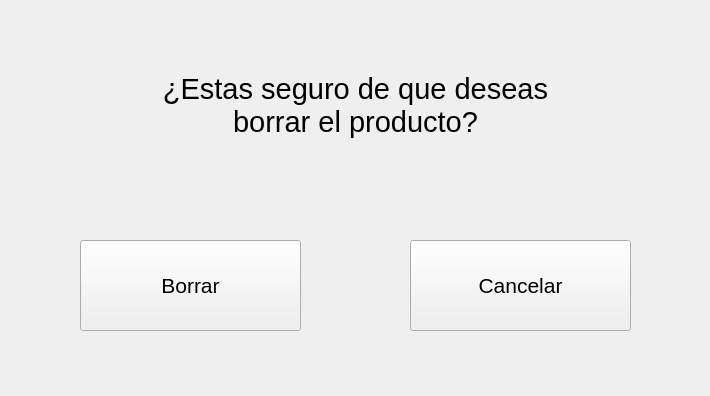
<?xml version="1.0" encoding="UTF-8"?>
<ui version="4.0">
 <class>MainWindow</class>
 <widget class="QMainWindow" name="MainWindow">
  <property name="enabled">
   <bool>true</bool>
  </property>
  <property name="geometry">
   <rect>
    <x>0</x>
    <y>0</y>
    <width>710</width>
    <height>396</height>
   </rect>
  </property>
  <property name="windowTitle">
   <string>MainWindow</string>
  </property>
  <widget class="QWidget" name="centralwidget">
   <widget class="QLabel" name="label_3">
    <property name="geometry">
     <rect>
      <x>850</x>
      <y>30</y>
      <width>191</width>
      <height>111</height>
     </rect>
    </property>
    <property name="font">
     <font>
      <pointsize>16</pointsize>
     </font>
    </property>
    <property name="text">
     <string/>
    </property>
    <property name="pixmap">
     <pixmap>:/prefijoNuevo/s.png</pixmap>
    </property>
    <property name="scaledContents">
     <bool>true</bool>
    </property>
   </widget>
   <widget class="QPushButton" name="pushButton_5">
    <property name="geometry">
     <rect>
      <x>80</x>
      <y>240</y>
      <width>221</width>
      <height>91</height>
     </rect>
    </property>
    <property name="font">
     <font>
      <pointsize>16</pointsize>
     </font>
    </property>
    <property name="text">
     <string>Borrar</string>
    </property>
   </widget>
   <widget class="QPushButton" name="pushButton_6">
    <property name="geometry">
     <rect>
      <x>410</x>
      <y>240</y>
      <width>221</width>
      <height>91</height>
     </rect>
    </property>
    <property name="font">
     <font>
      <pointsize>16</pointsize>
     </font>
    </property>
    <property name="text">
     <string>Cancelar</string>
    </property>
   </widget>
   <widget class="QLabel" name="label_2">
    <property name="geometry">
     <rect>
      <x>40</x>
      <y>30</y>
      <width>631</width>
      <height>151</height>
     </rect>
    </property>
    <property name="font">
     <font>
      <pointsize>22</pointsize>
     </font>
    </property>
    <property name="layoutDirection">
     <enum>Qt::LeftToRight</enum>
    </property>
    <property name="text">
     <string>¿Estas seguro de que deseas
borrar el producto?</string>
    </property>
    <property name="alignment">
     <set>Qt::AlignCenter</set>
    </property>
   </widget>
  </widget>
 </widget>
 <resources>
  <include location="../img/logo.qrc"/>
 </resources>
 <connections/>
</ui>
